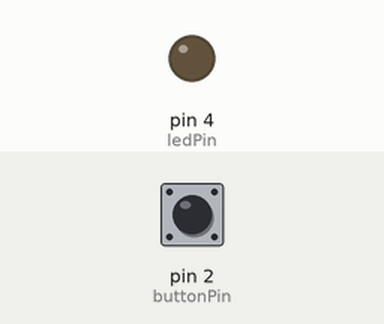
Bench run of a sketch on a simulated Arduino Uno, built with avr-gcc and run on an emulated ATmega328P. Parts: output pins drawn as LEDs (lit = HIGH). Dashed ring = blinking. Inputs (shaded band) come from the test bench; at power-on: pin 2 (buttonPin) HIGH.

Above: at 1.2 s.
1.3 s: pin 2 (buttonPin) pulled LOW for 3.2 s
At 1.7 s:
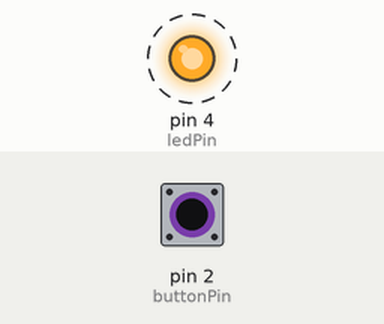
Timing chart, 0 to 6.3 s (numbered marks = the images above; inputs shaded):
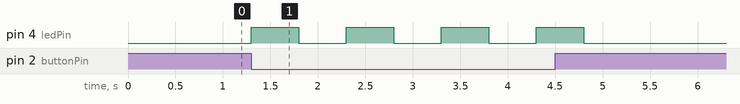

The sketch:

_05_Input.ino
```cpp
int ledPin = 4;
int buttonPin = 2;

// the setup function runs once when you press reset or power the board
void setup() {
  pinMode(ledPin, OUTPUT);   // initialize digital pin 13 as an output.
  pinMode(buttonPin, INPUT_PULLUP);
}

// the loop function runs over and over again forever
void loop() {
  if (digitalRead(buttonPin) == LOW)
  {
    digitalWrite(ledPin, HIGH);   // turn the LED on (HIGH is the voltage level)
    delay(500);
    digitalWrite(ledPin, LOW);    // turn the LED off by making the voltage LOW
    delay(500);
  }
}
```

Measured:
- after the input at 1.3 s, pin 4 (ledPin): alternates HIGH for 0.50 s and LOW for 0.50 s, 8 changes in all, then stays LOW, starting at once
